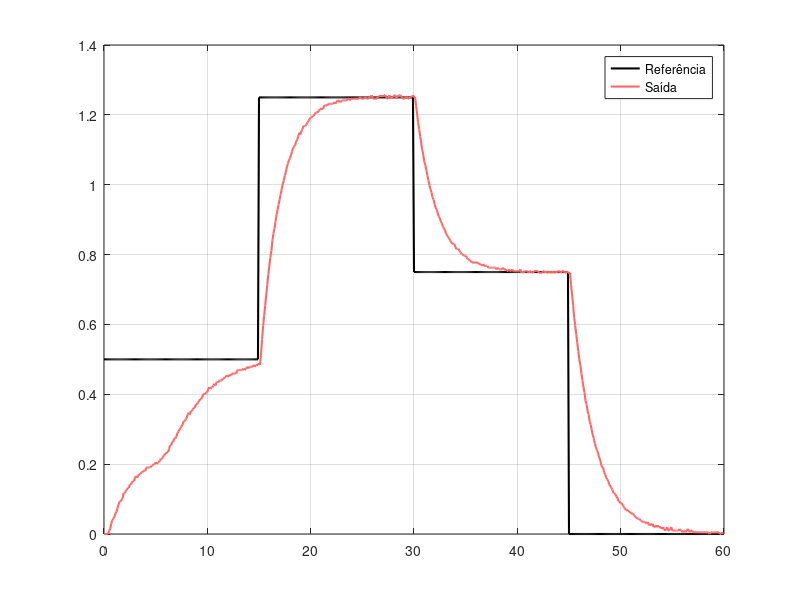
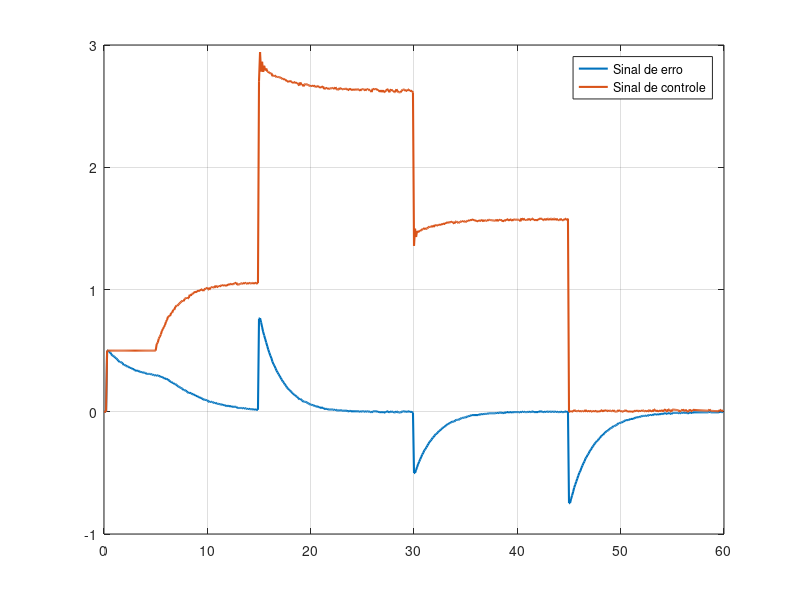
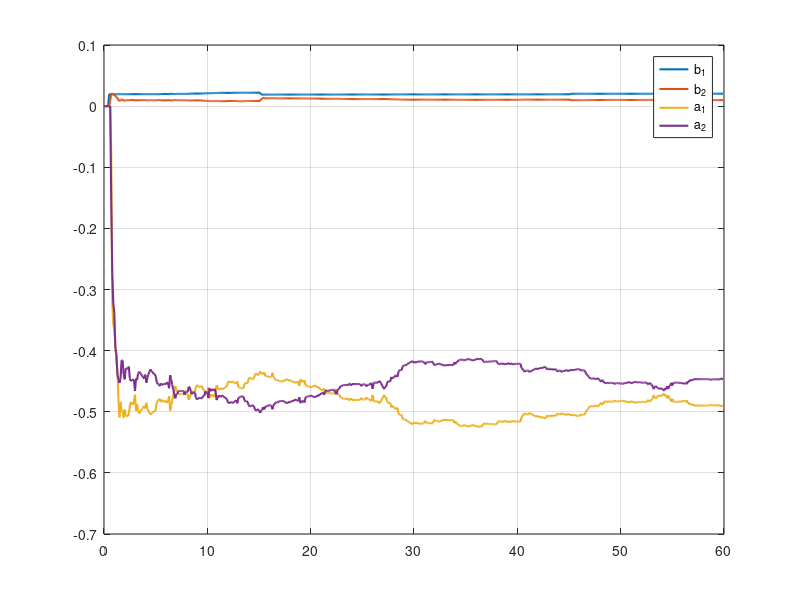

Source code (MATLAB) for these figures, in order:
close all;
clear;
clc;

% ATENÇÃO: Descomente a linha abaixo se estiver utilizando o Octave
% pkg load control

% ------------------------------------------------------
% Carrega os dados obtidos no ENSAIO REAL (Atividade 4b),
% em vez de simular a planta e rodar o estimador MQR (RLS).
%
% Variáveis disponíveis em 'ensaio_lab6_atividade4b.mat':
%   r      -> sinal de referência aplicado          [1xN]
%   y      -> saída medida da planta (circuito RC)  [Nx1]
%   u      -> sinal de controle aplicado à planta   [Nx1]
%   e      -> sinal de erro (r - y)                 [Nx1]
%   theta  -> parâmetros estimados pelo MQR a cada
%             instante: linhas = [b1; b2; a1; a2]    [4xN]
%   fs     -> frequência de amostragem utilizada    [Hz]
%   rho    -> fator de inicialização da matriz P
%   lambda -> fator de esquecimento do MQR
% ------------------------------------------------------
dados = load('ensaio_lab6_atividade4b.mat');

fs     = dados.fs;
T      = 1/fs;
rho    = dados.rho;
lambda = dados.lambda;

% Garante que os sinais estejam como vetores linha,
% independente de como foram salvos no .mat
r = dados.r(:).';
y = dados.y(:).';
u = dados.u(:).';
e = dados.e(:).';

theta = dados.theta;   % já vem como 4xN (b1, b2, a1, a2 por linha)

N     = numel(r);
tempo = (0:N-1) * T;

% Resultados
figure;
plot(tempo, r, 'color', 'k','LineWidth', 1.5);
hold on;
plot(tempo, y, 'color', [1 0.4 0.4],'LineWidth', 1.5);
legend('Referência', 'Saída');
grid on;

figure;
plot(tempo, e,'LineWidth', 1.5);
hold on;
plot(tempo, u,'LineWidth', 1.5);
legend('Sinal de erro', 'Sinal de controle');
grid on;

figure;
plot(tempo, theta(1,:),'LineWidth', 1.5);
hold on;
plot(tempo, theta(2,:),'LineWidth', 1.5);
plot(tempo, theta(3,:),'LineWidth', 1.5);
plot(tempo, theta(4,:),'LineWidth', 1.5);
legend('b_1', 'b_2', 'a_1', 'a_2');
grid on;
